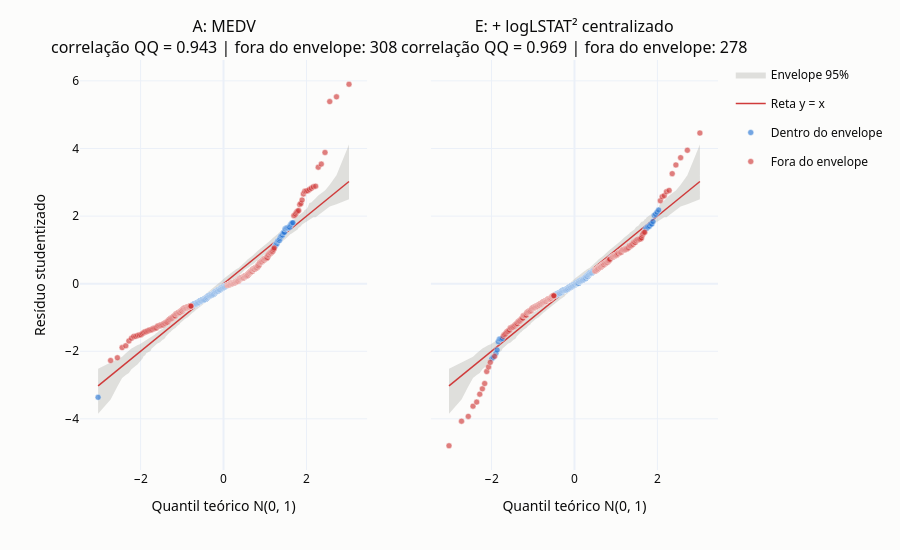

The notebook cell saved with this chart:
### Code cell
# Gráfico QQ com envelope simulado: modelo A (escala original) x modelo E (transformado)
rng_t = np.random.default_rng(42)
sim_t = np.sort(rng_t.standard_normal((100, len(df_t))), axis=1)
inf_t, sup_t = np.percentile(sim_t, 2.5, axis=0), np.percentile(sim_t, 97.5, axis=0)

paineis_109 = []
for nome in ["A: MEDV", "E: + logLSTAT² centralizado"]:
    m = modelos_t[nome]
    rs = m.get_influence().resid_studentized_external
    tracos, fora = tracos_qq(rs, m.fittedvalues.index, q_t, inf_t, sup_t)
    paineis_109.append((f"{nome}<br>correlação QQ = {np.corrcoef(np.sort(rs), q_t)[0, 1]:.3f} | fora do envelope: {fora}",
                        tracos))

fig = make_subplots(rows=1, cols=2, shared_yaxes=True, subplot_titles=[titulo for titulo, _ in paineis_109])
for col, (_, tracos) in enumerate(paineis_109, start=1):
    for traco in tracos:
        fig.add_trace(traco, row=1, col=col)
    fig.update_xaxes(title_text="Quantil teórico N(0, 1)", row=1, col=col)
fig.update_yaxes(title_text="Resíduo studentizado", row=1, col=1)
mostrar_e_salvar(fig, "qqplot_transformacoes", altura=550)

### Figure 1 — Plotly figure (JSON) as saved in the notebook; plotly's stock layout.template omitted (floating-point values rounded to 4 significant figures; data arrays with more than 128 entries replaced by an {"elided": "..."} marker saying what was removed)
{"data": [{"hovertemplate": "Envelope 95% (limite superior): %{y:.3f}<extra></extra>", "legendgroup": "Envelope 95%", "line": {"color": "#898781", "width": 0}, "mode": "lines", "name": "Envelope 95%", "showlegend": false, "type": "scatter", "x": {"elided": "501 float values"}, "xaxis": "x", "y": {"elided": "501 float values"}, "yaxis": "y"}, {"fill": "tonexty", "fillcolor": "rgba(137, 135, 129, 0.25)", "hovertemplate": "Envelope 95% (limite inferior): %{y:.3f}<extra></extra>", "legendgroup": "Envelope 95%", "line": {"color": "#898781", "width": 0}, "mode": "lines", "name": "Envelope 95%", "showlegend": true, "type": "scatter", "x": {"elided": "501 float values"}, "xaxis": "x", "y": {"elided": "501 float values"}, "yaxis": "y"}, {"hovertemplate": "Reta y = x: %{y:.3f}<extra></extra>", "legendgroup": "Reta y = x", "line": {"color": "#d03b3b", "width": 1.5}, "mode": "lines", "name": "Reta y = x", "showlegend": true, "type": "scatter", "x": {"elided": "501 float values"}, "xaxis": "x", "y": {"elided": "501 float values"}, "yaxis": "y"}, {"hovertemplate": "%{hovertext}<extra></extra>", "hovertext": {"elided": "193 str values"}, "legendgroup": "Dentro do envelope", "marker": {"color": "#2a78d6", "line": {"color": "#fcfcfb", "width": 0.5}, "opacity": 0.65, "size": 6}, "mode": "markers", "name": "Dentro do envelope", "showlegend": true, "type": "scatter", "x": {"elided": "193 float values"}, "xaxis": "x", "y": {"elided": "193 float values"}, "yaxis": "y"}, {"hovertemplate": "%{hovertext}<extra></extra>", "hovertext": {"elided": "308 str values"}, "legendgroup": "Fora do envelope", "marker": {"color": "#d03b3b", "line": {"color": "#fcfcfb", "width": 0.5}, "opacity": 0.65, "size": 6}, "mode": "markers", "name": "Fora do envelope", "showlegend": true, "type": "scatter", "x": {"elided": "308 float values"}, "xaxis": "x", "y": {"elided": "308 float values"}, "yaxis": "y"}, {"hovertemplate": "Envelope 95% (limite superior): %{y:.3f}<extra></extra>", "legendgroup": "Envelope 95%", "line": {"color": "#898781", "width": 0}, "mode": "lines", "name": "Envelope 95%", "showlegend": false, "type": "scatter", "x": {"elided": "501 float values"}, "xaxis": "x2", "y": {"elided": "501 float values"}, "yaxis": "y2"}, {"fill": "tonexty", "fillcolor": "rgba(137, 135, 129, 0.25)", "hovertemplate": "Envelope 95% (limite inferior): %{y:.3f}<extra></extra>", "legendgroup": "Envelope 95%", "line": {"color": "#898781", "width": 0}, "mode": "lines", "name": "Envelope 95%", "showlegend": false, "type": "scatter", "x": {"elided": "501 float values"}, "xaxis": "x2", "y": {"elided": "501 float values"}, "yaxis": "y2"}, {"hovertemplate": "Reta y = x: %{y:.3f}<extra></extra>", "legendgroup": "Reta y = x", "line": {"color": "#d03b3b", "width": 1.5}, "mode": "lines", "name": "Reta y = x", "showlegend": false, "type": "scatter", "x": {"elided": "501 float values"}, "xaxis": "x2", "y": {"elided": "501 float values"}, "yaxis": "y2"}, {"hovertemplate": "%{hovertext}<extra></extra>", "hovertext": {"elided": "223 str values"}, "legendgroup": "Dentro do envelope", "marker": {"color": "#2a78d6", "line": {"color": "#fcfcfb", "width": 0.5}, "opacity": 0.65, "size": 6}, "mode": "markers", "name": "Dentro do envelope", "showlegend": false, "type": "scatter", "x": {"elided": "223 float values"}, "xaxis": "x2", "y": {"elided": "223 float values"}, "yaxis": "y2"}, {"hovertemplate": "%{hovertext}<extra></extra>", "hovertext": {"elided": "278 str values"}, "legendgroup": "Fora do envelope", "marker": {"color": "#d03b3b", "line": {"color": "#fcfcfb", "width": 0.5}, "opacity": 0.65, "size": 6}, "mode": "markers", "name": "Fora do envelope", "showlegend": false, "type": "scatter", "x": {"elided": "278 float values"}, "xaxis": "x2", "y": {"elided": "278 float values"}, "yaxis": "y2"}], "layout": {"annotations": [{"font": {"size": 16}, "showarrow": false, "text": "A: MEDV<br>correlação QQ = 0.943 | fora do envelope: 308", "x": 0.225, "xanchor": "center", "xref": "paper", "y": 1.0, "yanchor": "bottom", "yref": "paper"}, {"font": {"size": 16}, "showarrow": false, "text": "E: + logLSTAT² centralizado<br>correlação QQ = 0.969 | fora do envelope: 278", "x": 0.775, "xanchor": "center", "xref": "paper", "y": 1.0, "yanchor": "bottom", "yref": "paper"}], "height": 550, "margin": {"t": 60}, "title": {}, "xaxis": {"anchor": "y", "domain": [0.0, 0.45], "title": {"text": "Quantil teórico N(0, 1)"}}, "xaxis2": {"anchor": "y2", "domain": [0.55, 1.0], "title": {"text": "Quantil teórico N(0, 1)"}}, "yaxis": {"anchor": "x", "domain": [0.0, 1.0], "title": {"text": "Resíduo studentizado"}}, "yaxis2": {"anchor": "x2", "domain": [0.0, 1.0], "matches": "y", "showticklabels": false}}}
